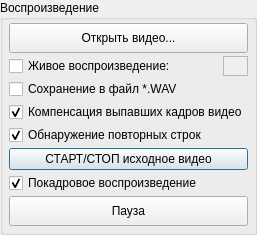
       <widget class="QGroupBox" name="gbxPlayback">
        <property name="sizePolicy">
         <sizepolicy hsizetype="Preferred" vsizetype="Minimum">
          <horstretch>0</horstretch>
          <verstretch>0</verstretch>
         </sizepolicy>
        </property>
        <property name="maximumSize">
         <size>
          <width>450</width>
          <height>16777215</height>
         </size>
        </property>
        <property name="title">
         <string>Воспроизведение</string>
        </property>
        <layout class="QVBoxLayout" name="verticalLayout_7">
         <property name="spacing">
          <number>3</number>
         </property>
         <property name="leftMargin">
          <number>6</number>
         </property>
         <property name="topMargin">
          <number>3</number>
         </property>
         <property name="rightMargin">
          <number>6</number>
         </property>
         <property name="bottomMargin">
          <number>6</number>
         </property>
         <item>
          <widget class="QPushButton" name="btnOpen">
           <property name="sizePolicy">
            <sizepolicy hsizetype="Minimum" vsizetype="Minimum">
             <horstretch>0</horstretch>
             <verstretch>0</verstretch>
            </sizepolicy>
           </property>
           <property name="minimumSize">
            <size>
             <width>0</width>
             <height>30</height>
            </size>
           </property>
           <property name="cursor">
            <cursorShape>PointingHandCursor</cursorShape>
           </property>
           <property name="toolTip">
            <string>Выбор видео файла с PCM-данными</string>
           </property>
           <property name="statusTip">
            <string>Выбор видео файла с PCM-данными</string>
           </property>
           <property name="text">
            <string>Открыть видео...</string>
           </property>
          </widget>
         </item>
         <item>
          <layout class="QHBoxLayout" name="horizontalLayout_3">
           <property name="sizeConstraint">
            <enum>QLayout::SetDefaultConstraint</enum>
           </property>
           <item>
            <widget class="QCheckBox" name="cbxLivePB">
             <property name="sizePolicy">
              <sizepolicy hsizetype="Minimum" vsizetype="Maximum">
               <horstretch>0</horstretch>
               <verstretch>0</verstretch>
              </sizepolicy>
             </property>
             <property name="font">
              <font>
               <kerning>true</kerning>
              </font>
             </property>
             <property name="toolTip">
              <string>Включить вывод звука в реальном времени в выбранное аудио-устройство</string>
             </property>
             <property name="statusTip">
              <string>Включить вывод звука в реальном времени в выбранное аудио-устройство</string>
             </property>
             <property name="text">
              <string>Живое воспроизведение:</string>
             </property>
            </widget>
           </item>
           <item>
            <widget class="QLabel" name="lblLivePB">
             <property name="sizePolicy">
              <sizepolicy hsizetype="Fixed" vsizetype="Fixed">
               <horstretch>25</horstretch>
               <verstretch>20</verstretch>
              </sizepolicy>
             </property>
             <property name="minimumSize">
              <size>
               <width>25</width>
               <height>20</height>
              </size>
             </property>
             <property name="toolTip">
              <string>Индикация воспроизведения в реальном времени</string>
             </property>
             <property name="statusTip">
              <string>Индикация воспроизведения в реальном времени (красный - остановлено, зелёный - в процессе)</string>
             </property>
             <property name="autoFillBackground">
              <bool>true</bool>
             </property>
             <property name="frameShape">
              <enum>QFrame::StyledPanel</enum>
             </property>
             <property name="frameShadow">
              <enum>QFrame::Plain</enum>
             </property>
             <property name="lineWidth">
              <number>2</number>
             </property>
             <property name="midLineWidth">
              <number>2</number>
             </property>
             <property name="text">
              <string/>
             </property>
             <property name="alignment">
              <set>Qt::AlignCenter</set>
             </property>
            </widget>
           </item>
          </layout>
         </item>
         <item>
          <widget class="QCheckBox" name="cbxWaveSave">
           <property name="sizePolicy">
            <sizepolicy hsizetype="Minimum" vsizetype="Maximum">
             <horstretch>0</horstretch>
             <verstretch>0</verstretch>
            </sizepolicy>
           </property>
           <property name="font">
            <font>
             <kerning>true</kerning>
            </font>
           </property>
           <property name="toolTip">
            <string>Включить запись декодированного аудио в WAV-файл в той же папке</string>
           </property>
           <property name="statusTip">
            <string>Включить запись декодированного аудио в WAV-файл в той же папке</string>
           </property>
           <property name="text">
            <string>Сохранение в файл *.WAV</string>
           </property>
          </widget>
         </item>
         <item>
          <widget class="QCheckBox" name="cbxFrameDropout">
           <property name="enabled">
            <bool>true</bool>
           </property>
           <property name="sizePolicy">
            <sizepolicy hsizetype="Minimum" vsizetype="Minimum">
             <horstretch>0</horstretch>
             <verstretch>0</verstretch>
            </sizepolicy>
           </property>
           <property name="toolTip">
            <string>Заменить выпавшие кадры видео тишиной для сохранения тайминга</string>
           </property>
           <property name="statusTip">
            <string>Заменить выпавшие кадры видео тишиной для сохранения тайминга</string>
           </property>
           <property name="text">
            <string>Компенсация выпавших кадров видео</string>
           </property>
           <property name="checked">
            <bool>true</bool>
           </property>
          </widget>
         </item>
         <item>
          <widget class="QCheckBox" name="cbxLineDuplicate">
           <property name="sizePolicy">
            <sizepolicy hsizetype="Minimum" vsizetype="Minimum">
             <horstretch>0</horstretch>
             <verstretch>0</verstretch>
            </sizepolicy>
           </property>
           <property name="toolTip">
            <string>Обнаружение повторяющихся строк из-за компенсатора выпадений</string>
           </property>
           <property name="statusTip">
            <string>Обнаружение повторяющихся строк из-за компенсатора выпадений в видеомагнитофоне</string>
           </property>
           <property name="text">
            <string>Обнаружение повторных строк</string>
           </property>
           <property name="checked">
            <bool>true</bool>
           </property>
          </widget>
         </item>
         <item>
          <widget class="QPushButton" name="btnPlay">
           <property name="sizePolicy">
            <sizepolicy hsizetype="Minimum" vsizetype="MinimumExpanding">
             <horstretch>0</horstretch>
             <verstretch>0</verstretch>
            </sizepolicy>
           </property>
           <property name="cursor">
            <cursorShape>PointingHandCursor</cursorShape>
           </property>
           <property name="toolTip">
            <string>Запустить или остановить воспроизведение</string>
           </property>
           <property name="statusTip">
            <string>Запустить или остановить воспроизведение</string>
           </property>
           <property name="text">
            <string>СТАРТ/СТОП исходное видео</string>
           </property>
           <property name="checkable">
            <bool>true</bool>
           </property>
           <property name="default">
            <bool>true</bool>
           </property>
          </widget>
         </item>
         <item>
          <widget class="QCheckBox" name="cbxFrameStep">
           <property name="sizePolicy">
            <sizepolicy hsizetype="Minimum" vsizetype="Minimum">
             <horstretch>0</horstretch>
             <verstretch>0</verstretch>
            </sizepolicy>
           </property>
           <property name="toolTip">
            <string>Автоматическая пауза после каждого кадра видео</string>
           </property>
           <property name="statusTip">
            <string>Автоматическая пауза после каждого кадра видео</string>
           </property>
           <property name="text">
            <string>Покадровое воспроизведение</string>
           </property>
           <property name="checked">
            <bool>true</bool>
           </property>
          </widget>
         </item>
         <item>
          <widget class="QPushButton" name="btnPause">
           <property name="sizePolicy">
            <sizepolicy hsizetype="Minimum" vsizetype="Maximum">
             <horstretch>0</horstretch>
             <verstretch>0</verstretch>
            </sizepolicy>
           </property>
           <property name="minimumSize">
            <size>
             <width>0</width>
             <height>30</height>
            </size>
           </property>
           <property name="cursor">
            <cursorShape>PointingHandCursor</cursorShape>
           </property>
           <property name="toolTip">
            <string>Временная приостановка</string>
           </property>
           <property name="statusTip">
            <string>Временная приостановка</string>
           </property>
           <property name="text">
            <string>Пауза</string>
           </property>
           <property name="checkable">
            <bool>true</bool>
           </property>
          </widget>
         </item>
        </layout>
       </widget>
